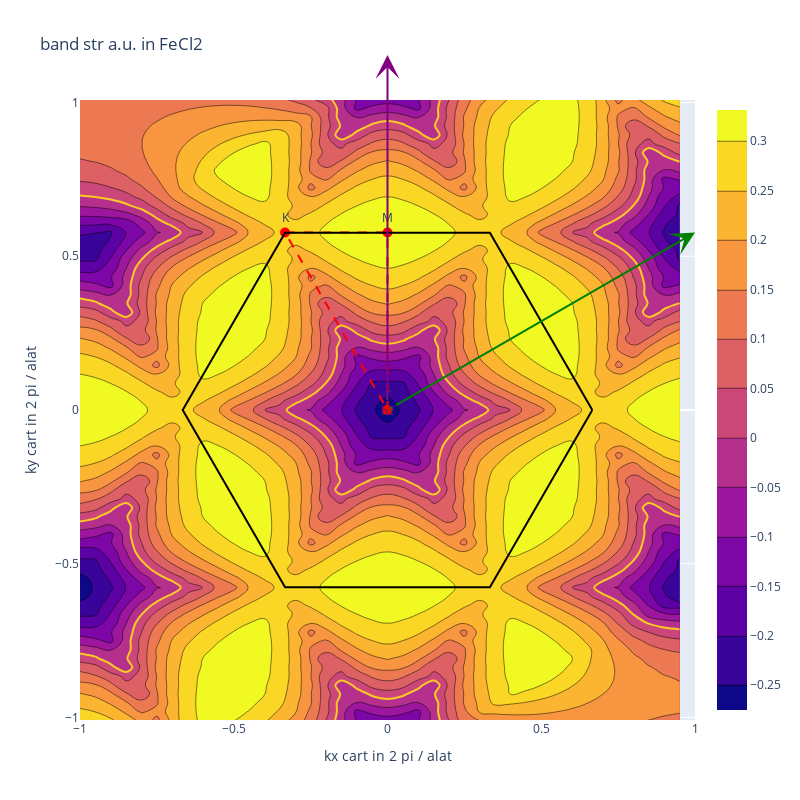

Notebook code cell kept with this figure:
### Code cell
z = np.real(band_str_dn[ 5, :] - calc.efermi) # 7th band for example

fig = go.Figure()
fig.add_trace(go.Contour(x=kx,y=ky,z=z,line_smoothing=1.3))

# fermi level
contour_trace = go.Contour(
    z=z,
    x=kx,
    y=ky,
    contours=dict(
        start=0,
        end=0,
        size=0.1,
        coloring='lines'
    ),
    showscale=False,
    line=dict(width=2)
)
fig.add_trace(contour_trace)



# Hexagonal Brillouin Zone vertices
BZ_vertices = np.array([
    0.666 * b1 - 0.333 * b2, 
    0.333 * b1 + 0.333 * b2, 
    -0.333 * b1 + 0.666 * b2, 
    -0.666 * b1 + 0.333 * b2, 
    -0.333 * b1 - 0.333 * b2, 
    0.333 * b1 - 0.666 * b2,
    0.666 * b1 - 0.333 * b2])

# High-symmetry points in units of (2π/a)
Gamma = np.array([0, 0])
M = 0.5 * b2
K = -0.3333333333 * b1 + 0.6666666667 * b2


# Add arrows for b1 and b2
fig.add_annotation(
    x=b1[0], y=b1[1],
    ax=0, ay=0,
    xref="x", yref="y",
    axref="x", ayref="y",
    showarrow=True,
    arrowhead=3,
    arrowsize=2,
    arrowwidth=2,
    arrowcolor="green",
    text="b1",
    font=dict(size=12, color="green"),
    yshift=0
)

fig.add_annotation(
    x=b2[0], y=b2[1],
    ax=0, ay=0,
    xref="x", yref="y",
    axref="x", ayref="y",
    showarrow=True,
    arrowhead=3,
    arrowsize=2,
    arrowwidth=2,
    arrowcolor="purple",
    text="b2",
    font=dict(size=12, color="purple"),
    yshift=0
)

# Path: Γ → M → K → Γ
path = np.array([Gamma, M, K, Gamma])

# Plot high-symmetry points
high_symmetry_labels = ['Γ', 'M', 'K']
high_symmetry_points = [Gamma, M, K]
for point, label in zip(high_symmetry_points, high_symmetry_labels):
    fig.add_trace(go.Scatter(
        x=[point[0]], 
        y=[point[1]], 
        mode='markers+text',
        text=[label],
        textposition="top center",
        marker=dict(color='red', size=10),
        name=label,
        showlegend=False
    ))
    
# Plot path
fig.add_trace(go.Scatter(
    x=path[:, 0], 
    y=path[:, 1], 
    mode='lines+markers', 
    line=dict(color='red', width=2, dash='dash'),
    marker=dict(color='red', size=6),
    name='Path: Γ → M → K → Γ',
    showlegend=False
))


# Plot BZ
fig.add_trace(go.Scatter(
    x=BZ_vertices[:, 0], 
    y=BZ_vertices[:, 1], 
    mode='lines', 
    line=dict(color='black', width=2),
    showlegend=False
))



fig.update_layout(
    autosize=False,
    width=800,  # Width of the figure
    height=800,  # Height of the figure
    xaxis=dict(
        scaleanchor="y",  # Match the scale of the x-axis with the y-axis
        title="kx cart in 2 pi / alat",
        range=[-1, 1]
    ),
    yaxis=dict(title="ky cart in 2 pi / alat", range=[-1, 1]),
    title="band str a.u. in FeCl2"
)
fig.show()

### Figure 1 — Plotly figure (JSON) as saved in the notebook; plotly's stock layout.template omitted (floating-point values rounded to 4 significant figures; data arrays with more than 128 entries replaced by an {"elided": "..."} marker saying what was removed)
{"data": [{"line": {"smoothing": 1.3}, "type": "contour", "x": {"elided": "1600 float values"}, "y": {"elided": "1600 float values"}, "z": {"elided": "1600 float values"}}, {"contours": {"coloring": "lines", "end": 0, "size": 0.1, "start": 0}, "line": {"width": 2}, "showscale": false, "type": "contour", "x": {"elided": "1600 float values"}, "y": {"elided": "1600 float values"}, "z": {"elided": "1600 float values"}}, {"marker": {"color": "red", "size": 10}, "mode": "markers+text", "name": "Γ", "showlegend": false, "text": ["Γ"], "textposition": "top center", "type": "scatter", "x": [0], "y": [0]}, {"marker": {"color": "red", "size": 10}, "mode": "markers+text", "name": "M", "showlegend": false, "text": ["M"], "textposition": "top center", "type": "scatter", "x": [0], "y": [0.5774]}, {"marker": {"color": "red", "size": 10}, "mode": "markers+text", "name": "K", "showlegend": false, "text": ["K"], "textposition": "top center", "type": "scatter", "x": [-0.3333], "y": [0.5774]}, {"line": {"color": "red", "dash": "dash", "width": 2}, "marker": {"color": "red", "size": 6}, "mode": "lines+markers", "name": "Path: Γ → M → K → Γ", "showlegend": false, "type": "scatter", "x": [0, 0, -0.3333, 0], "y": [0, 0.5774, 0.5774, 0]}, {"line": {"color": "black", "width": 2}, "mode": "lines", "showlegend": false, "type": "scatter", "x": [0.666, 0.333, -0.333, -0.666, -0.333, 0.333, 0.666], "y": [5.551e-17, 0.5768, 0.5768, -5.551e-17, -0.5768, -0.5768, 5.551e-17]}], "layout": {"annotations": [{"arrowcolor": "green", "arrowhead": 3, "arrowsize": 2, "arrowwidth": 2, "ax": 0, "axref": "x", "ay": 0, "ayref": "y", "font": {"color": "green", "size": 12}, "showarrow": true, "text": "b1", "x": 1.0, "xref": "x", "y": 0.5774, "yref": "y", "yshift": 0}, {"arrowcolor": "purple", "arrowhead": 3, "arrowsize": 2, "arrowwidth": 2, "ax": 0, "axref": "x", "ay": 0, "ayref": "y", "font": {"color": "purple", "size": 12}, "showarrow": true, "text": "b2", "x": 0, "xref": "x", "y": 1.155, "yref": "y", "yshift": 0}], "autosize": false, "height": 800, "title": {"text": "band str a.u. in FeCl2"}, "width": 800, "xaxis": {"range": [-1, 1], "scaleanchor": "y", "title": {"text": "kx cart in 2 pi / alat"}}, "yaxis": {"range": [-1, 1], "title": {"text": "ky cart in 2 pi / alat"}}}}
